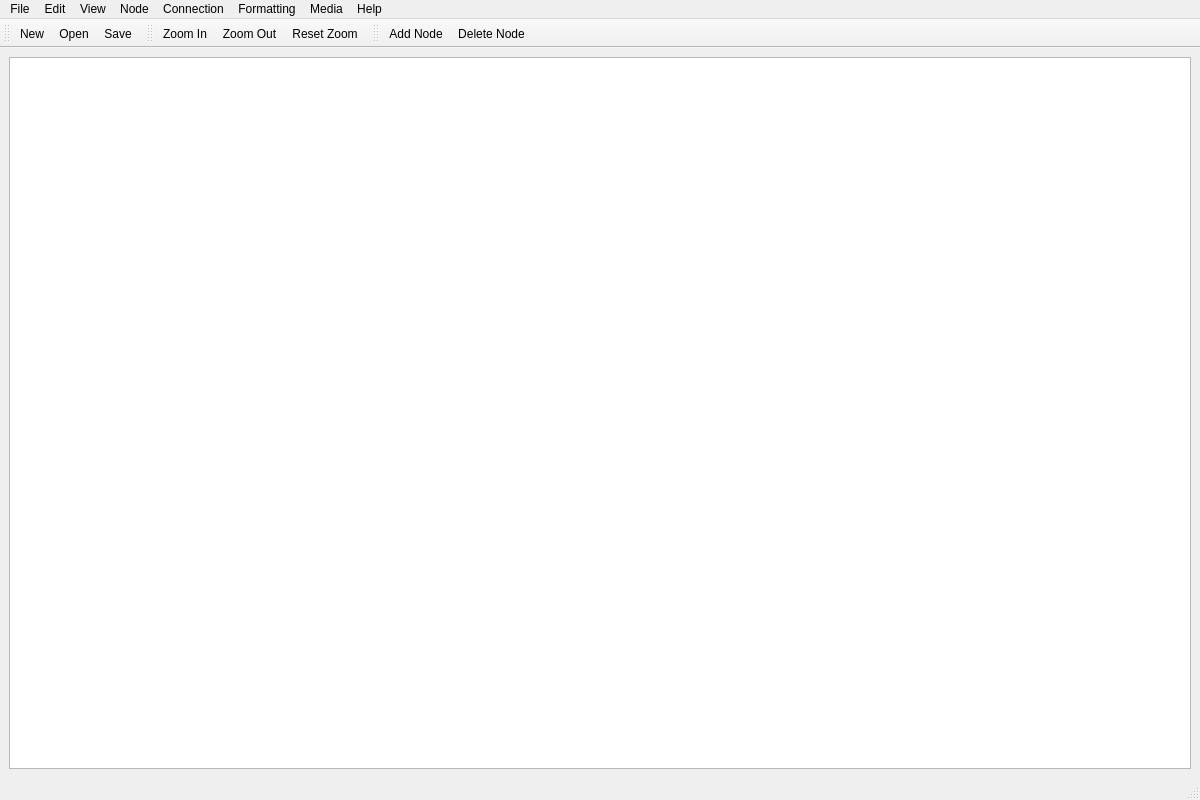
<?xml version="1.0" encoding="UTF-8"?>
<ui version="4.0">
 <class>MainWindow</class>
 <widget class="QMainWindow" name="MainWindow">
  <property name="geometry">
   <rect>
    <x>0</x>
    <y>0</y>
    <width>1200</width>
    <height>800</height>
   </rect>
  </property>
  <property name="windowTitle">
   <string>Mind2Do - Mind Mapping Application</string>
  </property>
  <widget class="QWidget" name="centralwidget">
   <layout class="QVBoxLayout" name="verticalLayout">
    <item>
     <widget class="QGraphicsView" name="graphicsView" native="true">
      <property name="sizePolicy">
       <sizepolicy hsizetype="Expanding" vsizetype="Expanding">
        <horstretch>0</horstretch>
        <verstretch>0</verstretch>
       </sizepolicy>
      </property>
     </widget>
    </item>
   </layout>
  </widget>
  <widget class="QMenuBar" name="menubar">
   <property name="geometry">
    <rect>
     <x>0</x>
     <y>0</y>
     <width>1200</width>
     <height>22</height>
    </rect>
   </property>
   <widget class="QMenu" name="menuFile">
    <property name="title">
     <string>File</string>
    </property>
    <addaction name="actionNew"/>
    <addaction name="actionOpen"/>
    <addaction name="actionSave"/>
    <addaction name="actionSaveAs"/>
    <addaction name="separator"/>
    <addaction name="actionExit"/>
   </widget>
   <widget class="QMenu" name="menuEdit">
    <property name="title">
     <string>Edit</string>
    </property>
    <addaction name="actionUndo"/>
    <addaction name="actionRedo"/>
    <addaction name="separator"/>
    <addaction name="actionCut"/>
    <addaction name="actionCopy"/>
    <addaction name="actionPaste"/>
    <addaction name="actionDelete"/>
   </widget>
   <widget class="QMenu" name="menuView">
    <property name="title">
     <string>View</string>
    </property>
    <addaction name="actionZoomIn"/>
    <addaction name="actionZoomOut"/>
    <addaction name="actionResetZoom"/>
    <addaction name="separator"/>
    <addaction name="actionFitInView"/>
    <addaction name="actionCenterOnContent"/>
   </widget>
   <widget class="QMenu" name="menuNode">
    <property name="title">
     <string>Node</string>
    </property>
    <addaction name="actionAddNode"/>
    <addaction name="actionDeleteNode"/>
    <addaction name="actionDuplicateNode"/>
   </widget>
   <widget class="QMenu" name="menuConnection">
    <property name="title">
     <string>Connection</string>
    </property>
    <addaction name="actionCreateConnection"/>
    <addaction name="actionRemoveConnection"/>
    <addaction name="actionClearConnections"/>
   </widget>
   <widget class="QMenu" name="menuFormatting">
    <property name="title">
     <string>Formatting</string>
    </property>
    <addaction name="actionBold"/>
    <addaction name="actionItalic"/>
    <addaction name="actionUnderline"/>
    <addaction name="actionStrikethrough"/>
    <addaction name="separator"/>
    <addaction name="actionHighlight"/>
    <addaction name="actionTextColor"/>
   </widget>
   <widget class="QMenu" name="menuMedia">
    <property name="title">
     <string>Media</string>
    </property>
    <addaction name="actionAddImage"/>
    <addaction name="actionAddDocument"/>
    <addaction name="actionRemoveMedia"/>
    <addaction name="actionOpenMedia"/>
   </widget>
   <widget class="QMenu" name="menuHelp">
    <property name="title">
     <string>Help</string>
    </property>
    <addaction name="actionAbout"/>
    <addaction name="actionHelp"/>
    <addaction name="actionPreferences"/>
   </widget>
   <addaction name="menuFile"/>
   <addaction name="menuEdit"/>
   <addaction name="menuView"/>
   <addaction name="menuNode"/>
   <addaction name="menuConnection"/>
   <addaction name="menuFormatting"/>
   <addaction name="menuMedia"/>
   <addaction name="menuHelp"/>
  </widget>
  <widget class="QStatusBar" name="statusbar"/>
  <widget class="QToolBar" name="toolBarFile">
   <property name="windowTitle">
    <string>File</string>
   </property>
   <attribute name="toolBarArea">
    <enum>TopToolBarArea</enum>
   </attribute>
   <attribute name="toolBarBreak">
    <bool>false</bool>
   </attribute>
   <addaction name="actionNew"/>
   <addaction name="actionOpen"/>
   <addaction name="actionSave"/>
  </widget>
  <widget class="QToolBar" name="toolBarView">
   <property name="windowTitle">
    <string>View</string>
   </property>
   <attribute name="toolBarArea">
    <enum>TopToolBarArea</enum>
   </attribute>
   <attribute name="toolBarBreak">
    <bool>false</bool>
   </attribute>
   <addaction name="actionZoomIn"/>
   <addaction name="actionZoomOut"/>
   <addaction name="actionResetZoom"/>
  </widget>
  <widget class="QToolBar" name="toolBarNode">
   <property name="windowTitle">
    <string>Node</string>
   </property>
   <attribute name="toolBarArea">
    <enum>TopToolBarArea</enum>
   </attribute>
   <attribute name="toolBarBreak">
    <bool>false</bool>
   </attribute>
   <addaction name="actionAddNode"/>
   <addaction name="actionDeleteNode"/>
  </widget>
  <action name="actionNew">
   <property name="text">
    <string>New</string>
   </property>
   <property name="shortcut">
    <string>Ctrl+N</string>
   </property>
  </action>
  <action name="actionOpen">
   <property name="text">
    <string>Open...</string>
   </property>
   <property name="shortcut">
    <string>Ctrl+O</string>
   </property>
  </action>
  <action name="actionSave">
   <property name="text">
    <string>Save</string>
   </property>
   <property name="shortcut">
    <string>Ctrl+S</string>
   </property>
  </action>
  <action name="actionSaveAs">
   <property name="text">
    <string>Save As...</string>
   </property>
   <property name="shortcut">
    <string>Ctrl+Shift+S</string>
   </property>
  </action>
  <action name="actionExit">
   <property name="text">
    <string>Exit</string>
   </property>
   <property name="shortcut">
    <string>Ctrl+Q</string>
   </property>
  </action>
  <action name="actionUndo">
   <property name="text">
    <string>Undo</string>
   </property>
   <property name="shortcut">
    <string>Ctrl+Z</string>
   </property>
  </action>
  <action name="actionRedo">
   <property name="text">
    <string>Redo</string>
   </property>
   <property name="shortcut">
    <string>Ctrl+Y</string>
   </property>
  </action>
  <action name="actionCut">
   <property name="text">
    <string>Cut</string>
   </property>
   <property name="shortcut">
    <string>Ctrl+X</string>
   </property>
  </action>
  <action name="actionCopy">
   <property name="text">
    <string>Copy</string>
   </property>
   <property name="shortcut">
    <string>Ctrl+C</string>
   </property>
  </action>
  <action name="actionPaste">
   <property name="text">
    <string>Paste</string>
   </property>
   <property name="shortcut">
    <string>Ctrl+V</string>
   </property>
  </action>
  <action name="actionDelete">
   <property name="text">
    <string>Delete</string>
   </property>
   <property name="shortcut">
    <string>Del</string>
   </property>
  </action>
  <action name="actionZoomIn">
   <property name="text">
    <string>Zoom In</string>
   </property>
   <property name="shortcut">
    <string>Ctrl++</string>
   </property>
  </action>
  <action name="actionZoomOut">
   <property name="text">
    <string>Zoom Out</string>
   </property>
   <property name="shortcut">
    <string>Ctrl+-</string>
   </property>
  </action>
  <action name="actionResetZoom">
   <property name="text">
    <string>Reset Zoom</string>
   </property>
   <property name="shortcut">
    <string>Ctrl+0</string>
   </property>
  </action>
  <action name="actionFitInView">
   <property name="text">
    <string>Fit in View</string>
   </property>
   <property name="shortcut">
    <string>Ctrl+F</string>
   </property>
  </action>
  <action name="actionCenterOnContent">
   <property name="text">
    <string>Center on Content</string>
   </property>
   <property name="shortcut">
    <string>Ctrl+Home</string>
   </property>
  </action>
  <action name="actionAddNode">
   <property name="text">
    <string>Add Node</string>
   </property>
   <property name="shortcut">
    <string>Ctrl+N</string>
   </property>
  </action>
  <action name="actionDeleteNode">
   <property name="text">
    <string>Delete Node</string>
   </property>
   <property name="shortcut">
    <string>Del</string>
   </property>
  </action>
  <action name="actionDuplicateNode">
   <property name="text">
    <string>Duplicate Node</string>
   </property>
   <property name="shortcut">
    <string>Ctrl+D</string>
   </property>
  </action>
  <action name="actionCreateConnection">
   <property name="text">
    <string>Create Connection</string>
   </property>
   <property name="shortcut">
    <string>Ctrl+L</string>
   </property>
  </action>
  <action name="actionRemoveConnection">
   <property name="text">
    <string>Remove Connection</string>
   </property>
   <property name="shortcut">
    <string>Ctrl+Shift+L</string>
   </property>
  </action>
  <action name="actionClearConnections">
   <property name="text">
    <string>Clear Connections</string>
   </property>
   <property name="shortcut">
    <string>Ctrl+Alt+L</string>
   </property>
  </action>
  <action name="actionBold">
   <property name="text">
    <string>Bold</string>
   </property>
   <property name="shortcut">
    <string>Ctrl+B</string>
   </property>
  </action>
  <action name="actionItalic">
   <property name="text">
    <string>Italic</string>
   </property>
   <property name="shortcut">
    <string>Ctrl+I</string>
   </property>
  </action>
  <action name="actionUnderline">
   <property name="text">
    <string>Underline</string>
   </property>
   <property name="shortcut">
    <string>Ctrl+U</string>
   </property>
  </action>
  <action name="actionStrikethrough">
   <property name="text">
    <string>Strikethrough</string>
   </property>
   <property name="shortcut">
    <string>Ctrl+Shift+U</string>
   </property>
  </action>
  <action name="actionHighlight">
   <property name="text">
    <string>Highlight</string>
   </property>
   <property name="shortcut">
    <string>Ctrl+H</string>
   </property>
  </action>
  <action name="actionTextColor">
   <property name="text">
    <string>Text Color</string>
   </property>
   <property name="shortcut">
    <string>Ctrl+Shift+C</string>
   </property>
  </action>
  <action name="actionAddImage">
   <property name="text">
    <string>Add Image</string>
   </property>
   <property name="shortcut">
    <string>Ctrl+Shift+I</string>
   </property>
  </action>
  <action name="actionAddDocument">
   <property name="text">
    <string>Add Document</string>
   </property>
   <property name="shortcut">
    <string>Ctrl+Shift+D</string>
   </property>
  </action>
  <action name="actionRemoveMedia">
   <property name="text">
    <string>Remove Media</string>
   </property>
   <property name="shortcut">
    <string>Ctrl+Shift+R</string>
   </property>
  </action>
  <action name="actionOpenMedia">
   <property name="text">
    <string>Open Media</string>
   </property>
   <property name="shortcut">
    <string>Ctrl+Shift+O</string>
   </property>
  </action>
  <action name="actionAbout">
   <property name="text">
    <string>About</string>
   </property>
   <property name="shortcut">
    <string>F1</string>
   </property>
  </action>
  <action name="actionHelp">
   <property name="text">
    <string>Help</string>
   </property>
   <property name="shortcut">
    <string>F1</string>
   </property>
  </action>
  <action name="actionPreferences">
   <property name="text">
    <string>Preferences</string>
   </property>
   <property name="shortcut">
    <string>Ctrl+,</string>
   </property>
  </action>
 </widget>
 <resources/>
 <connections/>
</ui>
